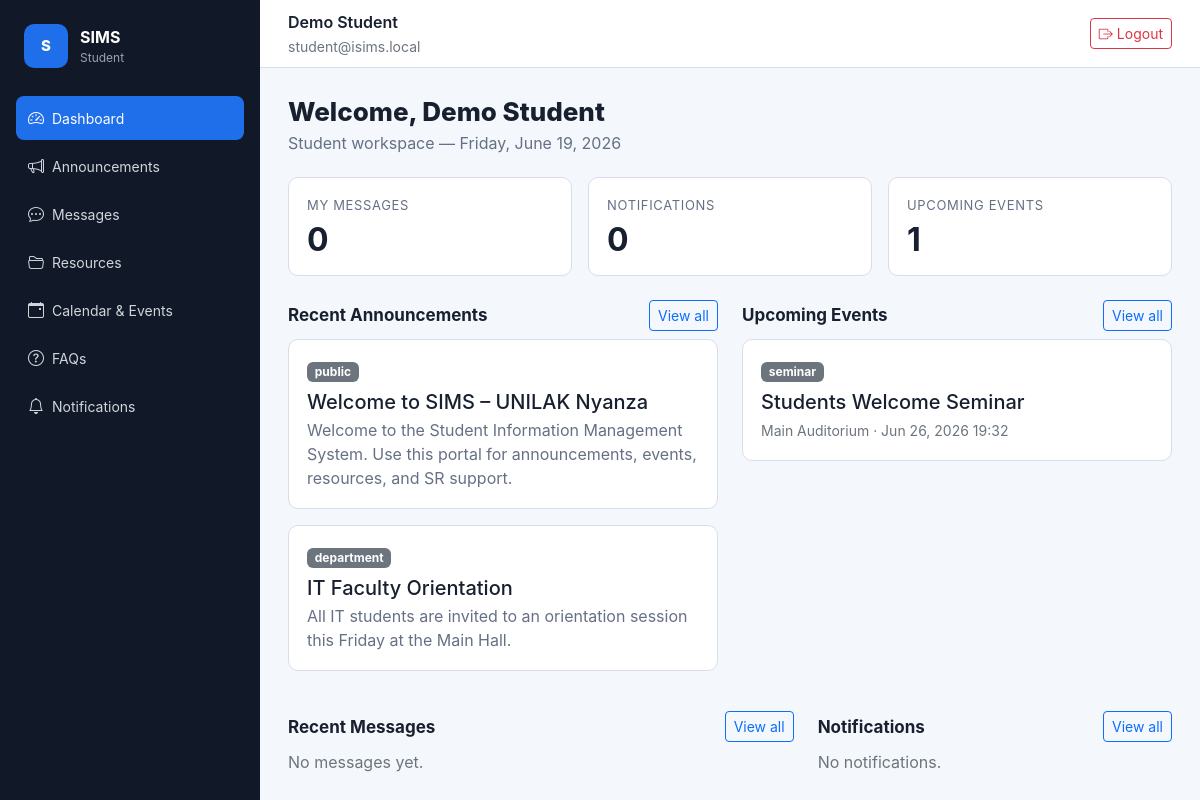
The app's page /dashboard (signed in) with its own data.
### tables this page shows
CREATE TABLE announcements (
  id INT UNSIGNED AUTO_INCREMENT PRIMARY KEY,
  user_id INT UNSIGNED NOT NULL,
  department_id INT UNSIGNED NULL,
  title VARCHAR(180) NOT NULL,
  body TEXT NOT NULL,
  audience ENUM('public','students','department') NOT NULL DEFAULT 'public',
  is_archived TINYINT(1) NOT NULL DEFAULT 0,
  published_at DATETIME NULL,
  created_at TIMESTAMP DEFAULT CURRENT_TIMESTAMP,
  updated_at TIMESTAMP DEFAULT CURRENT_TIMESTAMP ON UPDATE CURRENT_TIMESTAMP,
  CONSTRAINT fk_ann_user FOREIGN KEY (user_id) REFERENCES users(id) ON DELETE CASCADE,
  CONSTRAINT fk_ann_dept FOREIGN KEY (department_id) REFERENCES departments(id) ON DELETE SET NULL,
  INDEX idx_ann_audience (audience, is_archived, published_at)
);

CREATE TABLE events (
  id INT UNSIGNED AUTO_INCREMENT PRIMARY KEY,
  user_id INT UNSIGNED NOT NULL,
  title VARCHAR(180) NOT NULL,
  description TEXT NULL,
  category ENUM('prayer_week','sports','seminar','meeting','general') NOT NULL DEFAULT 'general',
  location VARCHAR(180) NULL,
  starts_at DATETIME NOT NULL,
  ends_at DATETIME NULL,
  created_at TIMESTAMP DEFAULT CURRENT_TIMESTAMP,
  updated_at TIMESTAMP DEFAULT CURRENT_TIMESTAMP ON UPDATE CURRENT_TIMESTAMP,
  CONSTRAINT fk_events_user FOREIGN KEY (user_id) REFERENCES users(id) ON DELETE CASCADE,
  INDEX idx_events_dates (starts_at)
);

### app/controllers/BaseController.php (called while the page is built, shortened)
<?php
abstract class BaseController
{
    protected function view(string $view, array $data = [], string $layout = 'app'): void
    {
        extract($data, EXTR_SKIP);
        require APP_PATH . '/views/' . $view . '.php';
    }
}

### app/controllers/DashboardController.php (called while the page is built, shortened)
<?php
final class DashboardController extends BaseController
{
    public function index(): void
    {
        $user = auth_user();
        $statsRaw = (new User())->stats();
        $statsRaw['notifications'] = (int)(new Notification())->totalCount();
        $this->view('dashboard/index', [
            'stats' => $statsRaw,
            'announcements' => array_slice((new Announcement())->visibleFor($user), 0, 4),
            'events' => array_slice((new EventItem())->upcoming(), 0, 4),
            'messages' => array_slice((new Message())->inboxFor($user), 0, 5),
            'notifications' => (new Notification())->recent((int) $user['id']),
        ]);
    }
}

### config/Router.php (called while the page is built, shortened)
<?php
final class Router
{
    private array $routes = [];
    private function add(string $method, string $path, array $handler, array $middleware): void
    {
        $this->routes[$method][$this->normalize($path)] = compact('handler', 'middleware');
    }
    public function dispatch(string $method, string $uri): void
    {
        $path = $this->normalize($this->stripBasePath($uri));
        $route = $this->routes[$method][$path] ?? null;
        [$controller, $action] = $route['handler'];
        (new $controller())->$action();
    }
    private function stripBasePath(string $uri): string
    {
        return $uri;
    }
    private function normalize(string $path): string
    {
        $path = '/' . trim($path, '/');
        return $path === '/' ? '/' : rtrim($path, '/');
    }
}

### public/index.php (called while the page is built, shortened)
<?php
$router = require BASE_PATH . '/routes/web.php';
$method = $_SERVER['REQUEST_METHOD'];
$router->dispatch($method, parse_url($_SERVER['REQUEST_URI'], PHP_URL_PATH) ?? '/');

### app/helpers/functions.php (called while the page is built, shortened)
<?php
function url(string $path = ''): string
{
    $base = rtrim(dirname($_SERVER['SCRIPT_NAME'] ?? '/'), '/\\');
    return ($base === '' ? '' : $base) . '/' . ltrim($path, '/');
}
function e(?string $value): string
{
    return htmlspecialchars((string) $value, ENT_QUOTES, 'UTF-8');
}
function auth_user(): ?array
{
    return $_SESSION['user'] ?? null;
}
function has_role(string ...$roles): bool
{
    $user = auth_user();
    return $user && in_array($user['role_slug'], $roles, true);
}

### app/models/BaseModel.php (called while the page is built, shortened)
<?php
abstract class BaseModel
{
    protected PDO $db;
    public function __construct()
    {
        $this->db = Database::connection();
    }
    protected function query(string $sql, array $params = []): PDOStatement
    {
        $statement = $this->db->prepare($sql);
        $statement->execute($params);
        return $statement;
    }
}

### config/Database.php (called while the page is built, shortened)
<?php
final class Database
{
    private static ?PDO $connection = null;
    public static function connection(): PDO
    {
        if (self::$connection instanceof PDO) {
            return self::$connection;
        }
        $dsn = sprintf(
            'mysql:host=%s;port=%s;dbname=%s;charset=utf8mb4',
            env('DB_HOST', '127.0.0.1'),
            env('DB_PORT', '3306'),
            env('DB_DATABASE', 'isims')
        );
        self::$connection = new PDO($dsn, env('DB_USERNAME', 'root'), env('DB_PASSWORD', ''), [
            PDO::ATTR_ERRMODE => PDO::ERRMODE_EXCEPTION,
            PDO::ATTR_DEFAULT_FETCH_MODE => PDO::FETCH_ASSOC,
            PDO::ATTR_EMULATE_PREPARES => false,
        ]);
        return self::$connection;
    }
}

### app/models/Announcement.php (called while the page is built, shortened)
<?php
final class Announcement extends BaseModel
{
    public function visibleFor(?array $user): array
    {
        $params = [];
        $where  = ['a.is_archived = 0'];
        if ($user && $user['role_slug'] === 'student') {
            $where[] = "(a.audience IN ('public','students') OR (a.audience = 'department' AND a.department_id = ?))";
            $params[] = $user['department_id'];
        }
        $sql = 'SELECT a.*, u.name AS author_name, d.name AS department_name
                FROM announcements a
                JOIN users u ON u.id = a.user_id
                LEFT JOIN departments d ON d.id = a.department_id
                WHERE ' . implode(' AND ', $where) . '
                ORDER BY COALESCE(a.published_at, a.created_at) DESC';
        return $this->query($sql, $params)->fetchAll();
    }
}

### app/models/EventItem.php (called while the page is built, shortened)
<?php
final class EventItem extends BaseModel
{
    public function upcoming(): array
    {
        return $this->query(
            'SELECT e.*, u.name AS created_by FROM events e JOIN users u ON u.id = e.user_id
             WHERE e.starts_at >= DATE_SUB(NOW(), INTERVAL 1 DAY)
             ORDER BY e.starts_at LIMIT 20'
        )->fetchAll();
    }
}

### app/views/dashboard/index.php (the view, shortened to what this page needs)
<div class="page-heading">
    <h1>Welcome, <?= e(auth_user()['name']) ?></h1>
    <p><?= e(auth_user()['role_name']) ?> workspace &mdash; <?= e(date('l, F j, Y')) ?></p>
</div>
<?php if (has_role('isr_leader', 'leader_admin', 'system_admin')): ?>
<div class="metric-grid mb-4" style="grid-template-columns:repeat(4,minmax(0,1fr))">
    <div class="metric"><span>Total Students</span><strong><?= (int) $stats['students'] ?></strong></div>
    <div class="metric"><span>ISR Leaders</span><strong><?= (int) $stats['leaders'] ?></strong></div>
    <div class="metric"><span>Announcements</span><strong><?= (int) $stats['announcements'] ?></strong></div>
    <div class="metric"><span>Open Messages</span><strong><?= (int) ($stats['open_messages'] ?? $stats['messages']) ?></strong></div>
    <div class="metric"><span>Resources</span><strong><?= (int) $stats['resources'] ?></strong></div>
    <div class="metric"><span>Events</span><strong><?= (int) $stats['events'] ?></strong></div>
    <div class="metric"><span>FAQs</span><strong><?= (int) $stats['faqs'] ?></strong></div>
    <div class="metric"><span>Notifications Sent</span><strong><?= (int) $stats['notifications'] ?></strong></div>
</div>
<?php if (has_role('system_admin')): ?>
<div class="row g-3 mb-4">
    <?php
    $quickLinks = [
        ['/cms',              'bi-grid-1x2',              'CMS Dashboard',    '#1f6feb'],
        ['/cms/hero',         'bi-images',                'Hero / Banner',    '#7c3aed'],
        ['/cms/sections',     'bi-layout-text-sidebar',   'Page Sections',    '#0f766e'],
        ['/cms/menus',        'bi-list-ul',               'Navigation Menus', '#b45309'],
        ['/cms/media',        'bi-cloud-arrow-up',        'Media Library',    '#be185d'],
        ['/cms/theme',        'bi-palette',               'Theme & Colors',   '#059669'],
        ['/admin/settings',   'bi-gear',                  'System Settings',  '#dc2626'],
        ['/admin/reports',    'bi-bar-chart-line',        'Reports',          '#4f46e5'],
    ];
    foreach ($quickLinks as [$href, $icon, $label, $color]): ?>
    <div class="col-6 col-md-3">
        <a href="<?= e(url($href)) ?>" class="d-flex align-items-center gap-2 p-3 rounded-3 text-decoration-none"
           style="background:#fff;border:1px solid var(--line);transition:box-shadow .15s"
           onmouseover="this.style.boxShadow='0 4px 16px rgba(24,32,47,.1)'"
           onmouseout="this.style.boxShadow=''">
            <span style="width:36px;height:36px;border-radius:8px;background:<?= e($color) ?>18;color:<?= e($color) ?>;display:grid;place-items:center;font-size:18px;flex-shrink:0">
                <i class="bi <?= e($icon) ?>"></i>
            </span>
            <span style="font-size:13px;font-weight:600;color:var(--ink)"><?= e($label) ?></span>
        </a>
    </div>
    <?php endforeach; ?>
</div>
<?php endif; ?>
<?php else: ?>
<div class="metric-grid mb-4" style="grid-template-columns: repeat(3, minmax(0,1fr))">
    <div class="metric"><span>My Messages</span><strong><?= count($messages) ?></strong></div>
    <div class="metric"><span>Notifications</span><strong><?= count($notifications) ?></strong></div>
    <div class="metric"><span>Upcoming Events</span><strong><?= count($events) ?></strong></div>
</div>
<?php endif; ?>
<div class="row g-4">
    <section class="col-lg-6">
        <div class="d-flex justify-content-between align-items-center mb-2">
            <h2 class="section-title mb-0">Recent Announcements</h2>
            <a href="<?= e(url('/announcements')) ?>" class="btn btn-sm btn-outline-primary">View all</a>
        </div>
        <?php foreach ($announcements as $item): ?>
            <article class="list-card mb-3">
                <span class="badge text-bg-secondary"><?= e($item['audience']) ?></span>
                <h3 class="h5 mt-2 mb-1"><?= e($item['title']) ?></h3>
                <p class="mb-0"><?= e(mb_substr($item['body'], 0, 140)) ?><?= mb_strlen($item['body']) > 140 ? '&hellip;' : '' ?></p>
            </article>
        <?php endforeach; ?>
    </section>
    <section class="col-lg-6">
        <div class="d-flex justify-content-between align-items-center mb-2">
            <h2 class="section-title mb-0">Upcoming Events</h2>
            <a href="<?= e(url('/events')) ?>" class="btn btn-sm btn-outline-primary">View all</a>
        </div>
        <?php foreach ($events as $event): ?>
            <article class="list-card mb-3">
                <span class="badge text-bg-secondary"><?= e($event['category']) ?></span>
                <h3 class="h5 mt-2 mb-1"><?= e($event['title']) ?></h3>
                <small class="text-secondary">
                    <?= e($event['location'] ?: 'TBA') ?> &middot;
                    <?= e(date('M d, Y H:i', strtotime($event['starts_at']))) ?>
                </small>
            </article>
        <?php endforeach; ?>
    </section>
    <section class="col-lg-7">
        <div class="d-flex justify-content-between align-items-center mb-2">
            <h2 class="section-title mb-0">Recent Messages</h2>
            <a href="<?= e(url('/messages')) ?>" class="btn btn-sm btn-outline-primary">View all</a>
        </div>
        <?php if (! $messages): ?>
            <p class="text-secondary">No messages yet.</p>
        <?php endif; ?>
    </section>
    <section class="col-lg-5">
        <div class="d-flex justify-content-between align-items-center mb-2">
            <h2 class="section-title mb-0">Notifications</h2>
            <a href="<?= e(url('/notifications')) ?>" class="btn btn-sm btn-outline-primary">View all</a>
        </div>
        <?php if (! $notifications): ?>
            <p class="text-secondary">No notifications.</p>
        <?php endif; ?>
    </section>
</div>

### records on screen
announcements: audience "public", title "Welcome to SIMS – UNILAK Nyanza", body "Welcome to the Student Information Management System. Use this portal for announcements, events, resources, and SR support."
announcements: audience "department", title "IT Faculty Orientation", body "All IT students are invited to an orientation session this Friday at the Main Hall."
events: category "seminar", title "Students Welcome Seminar", location "Main Auditorium", starts_at "Jun 26, 2026 19:32"

### other values on screen
$__appName "SIMS"
auth_user()['role_name'] "Student"
$item[0] "Dashboard"
$item[0] "Announcements"
$item[0] "Messages"
$item[0] "Resources"
$item[0] "Calendar & Events"
$item[0] "FAQs"
$item[0] "Notifications"
auth_user()['name'] "Demo Student"
auth_user()['email'] "student@isims.local"
count($messages) "0"
count($notifications) "0"
count($events) "1"
